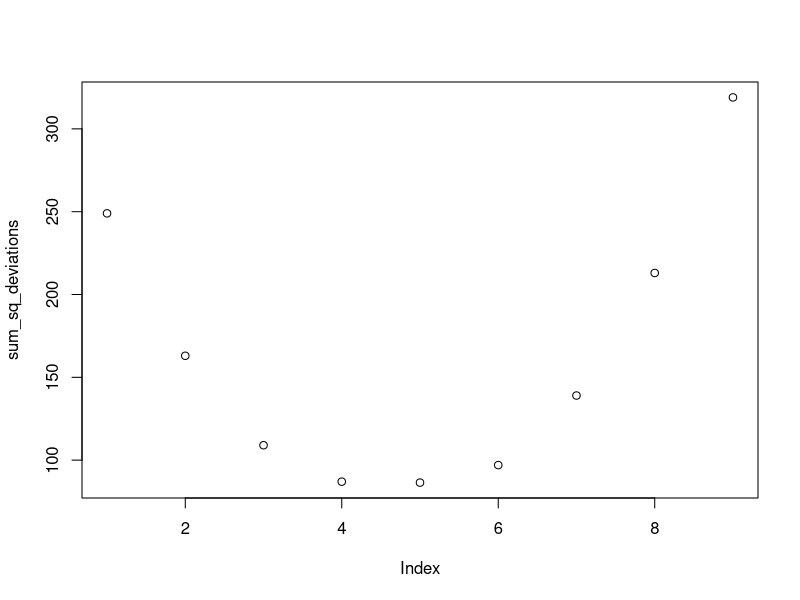

The R source for this figure:
## ---- chunk 1
knitr::opts_chunk$set(echo = FALSE)
library(dplyr)
## ---- chunk 2

scores <- c(1,6,2,3,5,2,4,7,2,3,6,8,1,6,8,3)

numbers_to_test <- c(1,2,3,4,mean(scores),5,6,7,8)

sum_sq_deviations <- c()
for(i in 1:length(numbers_to_test)) {
  sum_sq_deviations[i] <- sum((scores-numbers_to_test[i])^2)
}

sum_sq_deviations
plot(sum_sq_deviations)

## ---- chunk 3
x <- rnorm(n=100, mean=12, sd=1)
n <- length(x)
standard_dev <- sqrt(sum((x - mean(x))^2) / (n - 1))

standard_dev
sd(x)
